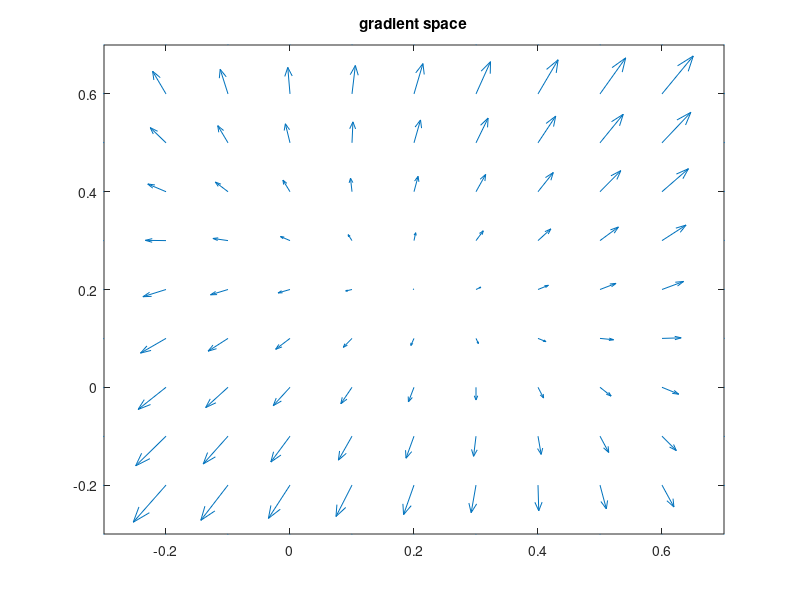

MATLAB code for this plot: (Note: this script raises an error after producing the figure.)
#! /usr/bin/octave -qf

#
# TU Berlin
# Machine Intelligence I
# WS11/12
# Excercise 6
# Robin Vobruba
#

#
# ... TODO ...
#


# 6.1.a


# Weight vector: w[0=>threshold, 1=>input-weight]
global wInit = 0.5;
global w = [0.0; 0.0]

# Output vector: t[trainingSampleId]
global t = [-0.1, 0.5, 0.5]

# Input matrix: X[trainingSampleId][0=>bias, 1=>input]
global input = [-1.0, 0.3, 2.0]
global X = [1.0, 1.0, 1.0; input]


# Whether to make all weight space diagramms use the same dimensions
global gleichSchaltung = 1;
#global gSScale = [-1.0 2.0 -1.0 2.0];
global gSScale = [-0.3 0.7 -0.3 0.7];


global ErrorStop = 0.1;

# the training error
function _Error = Error()
	global X
	global w
	global t
	_Error = 0.5 * sumsq(w' * X - t);
endfunction

# H = 2XX'
function _H = H()
	global X
	_H = 2 * X * X';
endfunction

# Returns the gradient for the current error
function _gradient = gradient()
	global w
	global X
	global t
	b = -2 * X * t';
	_gradient = H() * w + b;
endfunction

#################################

global w0
global w1
global e

function learn_init()
	global wInit;
	global w;
	global w0;
	global w1;
	global e;

	w(1) = unifrnd(-wInit, wInit);
	w(2) = unifrnd(-wInit, wInit);

	# save w0/1 for plotting
	w0 = [w(1)];
	w1 = [w(2)];

	e  = [Error()];
endfunction

# 5.1.a Gradient Descent
function learn_gradientDescent()
	global w;
	global w0;
	global w1;
	global e;

	iterations = 6;
	rate = 0.1;
	for i = 1:iterations
		g = gradient();
		w = w - rate * g;
		w0(end+1) = w(1);
		w1(end+1) = w(2);
		e(end+1)  = Error();
	endfor
endfunction

# 5.1.b Line search
function learn_lineSearch()
	global w;
	global w0;
	global w1;
	global e;

	iterations = 6;
	for i = 1:iterations
		g = gradient();
		alpha = - (g' * g) / (g' * H() * g);
		w = w + alpha * g;
		w0(end+1) = w(1);
		w1(end+1) = w(2);
		e(end+1)  = Error();
	endfor
endfunction

# 5.1.c Conjugate Gradient
function learn_conjugateGradient()
	global w;
	global w0;
	global w1;
	global e;
	global ErrorStop;

	gold = gradient();
	w = -gold;
	d = -gold;
	iterations = 6;
	for i = 1:iterations
		alpha = -(d' * gold) / (d' * H() * d);
		w = w + alpha * d;
		gnew = gradient();
		beta = -(gnew' * gnew) / (gold' * gold);
		d = gnew + beta * d;
		gold = gnew;

		w0(end+1) = w(1);
		w1(end+1) = w(2);
		e(end+1)  = Error();
		if (e(end) < ErrorStop)
			break;
		endif
	endfor
endfunction


function plotLearningResults(methodName)
	global input;
	global X;
	global t;
	global w;
	global w0;
	global w1;
	global e;
	global gX;
	global gY;
	global gU;
	global gV;

	# Plot the samples vs the approximation
	output = t;
	approxOutput = w' * X;
	title(strcat(methodName, " - target space - samples and approximation"))
	plot(input, [output; approxOutput], ["4"; "3"])
	legend(["samples"; "approximation"]);
	print(strcat(methodName, "_approximation.png"), "-dpng")

	# Plot the weights evolution over the iteration steps
	doPlotGradients = 0;
	if (doPlotGradients)
		# Plot the gradient field
		quiver(gX, gY, gU, gV)
	endif
	plot(w0, w1, "2")
	title(strcat(methodName, " - weight space - evolution"))
	xlabel("w0");
	ylabel("w1");
	global gleichSchaltung;
	if (gleichSchaltung)
		global gSScale;
		axis(gSScale)
	else
		w0Min = min(w0);
		w0Max = max(w0);
		w0Scale = w0Max - w0Min;
		w1Min = min(w1);
		w1Max = max(w1);
		w1Scale = w1Max - w1Min;
		wScaleMax = max([w0Scale, w1Scale]);
		w0Max = w0Min + wScaleMax;
		w1Max = w1Min + wScaleMax;
		axis([w0Min w0Max w1Min w1Max])
	endif
	print(strcat(methodName, "_weightsEvolution.png"), "-dpng")

	# Plot the error evolution over the iteration steps
	plot(e, "1")
	xlim([1, 6])
	title(strcat(methodName, " - error - evolution"))
	print(strcat(methodName, "_errorsEvolution.png"), "-dpng")
endfunction


function plotGradients(doPlot)
	global w;
	global gX;
	global gY;
	global gU;
	global gV;
	global gleichSchaltung;

	wReach = 1.0;
	w0Min = -wReach;
	w0Max =  wReach;
	w1Min = -wReach;
	w1Max =  wReach;
	if (gleichSchaltung)
		global gSScale;
		w0Min = gSScale(1);
		w0Max = gSScale(2);
		w1Min = gSScale(3);
		w1Max = gSScale(4);
	endif

	steps = 10;

	w0Step = (w0Max - w0Min) / steps;
	w1Step = (w1Max - w1Min) / steps;

	gX = [];
	gY = [];
	gU = [];
	gV = [];

	iterations = 6;
	for iW0 = 0:steps
		w(1) = w0Min + iW0*w0Step;
		for iW1 = 0:steps
			w(2) = w1Min + iW1*w1Step;
			grad = gradient();
			gX(end+1) = w(1);
			gY(end+1) = w(2);
			gU(end+1) = grad(1);
			gV(end+1) = grad(2);
		endfor
	endfor

	if (doPlot)
		# Plot the gradient field
		quiver(gX, gY, gU, gV)
		if (gleichSchaltung)
			global gSScale;
			axis(gSScale)
		endif
		title("gradient space")
		print("gradientSpace.png", "-dpng")
	endif
endfunction


global gX;
global gY;
global gU;
global gV;
plotGradients(1)

learn_init()
learn_gradientDescent()
plotLearningResults("gradientDescent")

learn_init()
learn_lineSearch()
plotLearningResults("lineSearch")

learn_init()
learn_conjugateGradient()
plotLearningResults("conjugateGradient")
